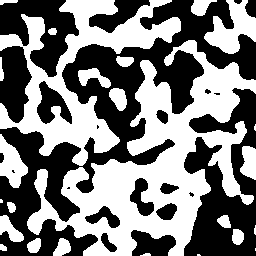
#> input picture LangmuirPython/ga2d/sample.morph.tf5/tf5.png, 256 x 256 px, found by its file name
$ python sample.py   (Python 2 division)   (older library calls are emulated)
#> lines starting #> are read from the running program, lines starting #| are printed output that depends on the picture; after the words box and inside, x2 and y2 are one past the last pixel; in counts of white or black regions, pixels touching at a corner belong together
#> in morph, image is the input picture: shape (256, 256); 48.9% white; 25 white regions (5 under 20 px), largest, box (x1, y1, x2, y2) and area: (27, 40, 256, 256) 17697, (0, 0, 181, 166) 9208, (204, 0, 256, 54) 1465
### LangmuirPython/ga2d/modify.py
# -*- coding: utf-8 -*-
"""
modify.py
=========

.. argparse::
    :module: modify
    :func: create_parser
    :prog: modify.py

.. moduleauthor:: Geoff Hutchison <geoffh@pitt.edu>
"""
import argparse
import os
import sys
import random
import math

from skimage import morphology
from scipy import misc, ndimage, fftpack, signal
import numpy as np
from PIL import Image

desc = """
Modify one or two images with various "mutation" options.
- Blend and re-threshold two images
- Gaussian Blur
- Uniform Blur (preserves edges)
- Shrink and tile
- Enlarge and tile
- Add pepper to a particular phase
- Roughen edges
- Grow one phase using diffusion-limited growth (fractal noise)
"""

# [33 lines left out: functions threshold, blend_and_threshold, not called in this run]

def gblur_and_threshold(image, radius=2):
    """
    Blur an image with a Gaussian kernel of supplied radius

    :param image: data
    :param radius: kernel radius (default = no blurring)

    :type image: :py:class:`numpy.ndarray`
    :type radius: float

    :return: modified image data
    :rtype: :py:class:`numpy.ndarray`
    """
#> called with radius = 2
    output = ndimage.gaussian_filter(image, sigma=radius)
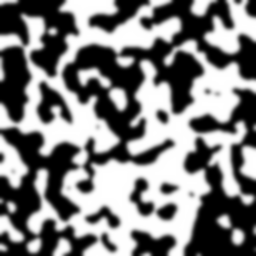
#> output: shape (256, 256); min 0, max 255, mean 123.9
    return output > output.mean()
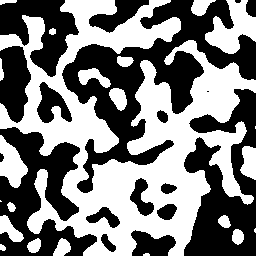
#> returned value: shape (256, 256) bool; 49.2% white; 22 white regions (4 under 20 px), largest, box (x1, y1, x2, y2) and area: (0, 0, 256, 256) 27263, (205, 0, 256, 54) 1486, (0, 135, 28, 188) 843

# [653 lines left out: functions ublur_and_threshold, shrink, enlarge, pepper, roughen, grow_ndimage and 15 more, not called in this run]

# [58 lines that do not run on import are left out]

### LangmuirPython/ga2d/sample.py
# -*- coding: utf-8 -*-
from subprocess import check_call
from PIL import Image
import scipy.misc
import argparse
import modify
import os

def call(command, **kwargs):
    command = command.format(**kwargs)
    print command
    check_call(command.strip().split())

def morph(oname, func, **kwargs):
    image = scipy.misc.fromimage(Image.open(opts.fname).convert("L"))
    out = func(image, **kwargs)
    oname = oname.format(stub=stub, **kwargs)
#> (the run stopped early here; a loop or call above may not have finished)
